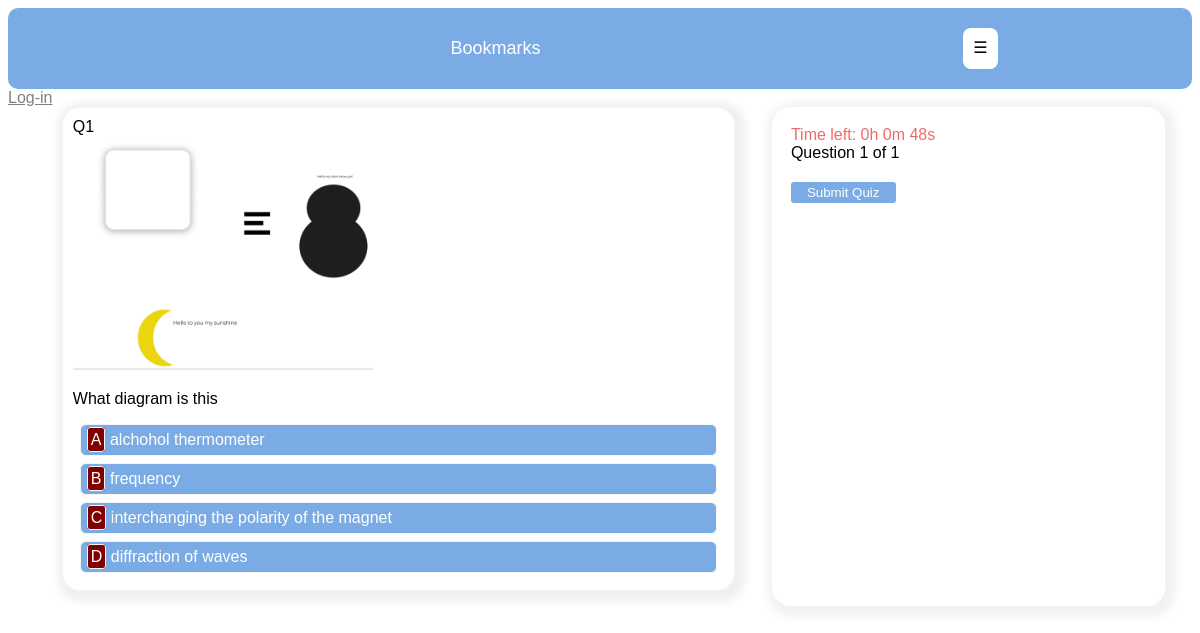
The page /account/quiz/Mathematics/ on the database its author committed.
### account/models.py (models this page shows, shortened)
class Question(models.Model):
	image = models.ImageField(upload_to='questions/', blank=True)
	course = models.ForeignKey(Subject, on_delete=models.CASCADE, related_name='questions')
	instruction = models.CharField(max_length=250, blank=True)
	question = models.TextField(max_length=300)
	optionA = models.CharField(max_length=250)
	optionB = models.CharField(max_length=250)
	optionC = models.CharField(max_length=250)
	optionD = models.CharField(max_length=250)
	options = [('A', 'A'), ('B', 'B'), ('C', 'C'), ('D', 'D')]
	answer = models.CharField(max_length=250, choices=options)

### account/views.py (the view)
# urls.py: path('quiz/<slug:subject>/', views.quiz, name='quiz'),
def quiz(request, subject):
	questions = Question.objects.filter(course__subject_name=subject).all().order_by('?')[:30]
	total = Question.objects.filter(course__subject_name=subject).all().count()
	subject = subject
	if total <= 30:
		total = total
	else:
		total = 30
	paginator = Paginator(questions, 1)
	page = request.GET.get('page')
	try:
		quiz_questions = paginator.page(page)
	except PageNotAnInteger:
		quiz_questions = paginator.page(1)
	except EmptyPage:
		quiz_questions = paginator.page(paginator.num_pages)
	return render(request, 'quiz/quiz.html',{'subject': subject, 'section': 'quiz',
								'total': total, 'quiz_questions': quiz_questions, 'page': page})

### account/templates/quiz/quiz.html (shortened to what this page needs)
{% extends 'account/base.html' %}
{% block contents %}
	<div id='questiondiv'>
		<br/>
		{% for question in quiz_questions %}
			<div class='questiondata' data-question='{{ quiz_questions.number }}'
			data-answer='{{ question.answer }}'>
				<span>Q{{ quiz_questions.number }} </span><br/>
				{% if question.image %}
					<img src='{{ question.image.url }}' class='questionImg'/>
				{% endif %}
				<p>{{ question.question | safe }}</p>
				<div id='options'>
					<section data-choice='A' data-at='{{ quiz_questions.number }}' class='answerChoice'>
						<span class='wrapped'>A</span>
						<span>{{ question.optionA }}</span>
					</section>
					<section data-choice='B' data-at='{{ quiz_questions.number }}' class='answerChoice'>
						<span class='wrapped'>B</span>
						<span>{{ question.optionB }}</span>
					</section>
					<section data-choice='C' data-at='{{ quiz_questions.number }}' class='answerChoice'>
						<span class='wrapped'>C</span>
						<span>{{ question.optionC }}</span>
					</section>
					<section data-choice='D' data-at='{{ quiz_questions.number }}' class='answerChoice'>
						<span class='wrapped'>D</span>
						<span>{{ question.optionD }}</span>
					</section>
				</div>
			</div>
		{% endfor %}
		<div id='otherData'>
			<div id='time'></div>
			{% block content %}
				{% include 'pagination.html' with page=quiz_questions %}
			{% endblock %}
			<form method='post' action='{% url "quizscore" %}' id='quizform'>
				<button id='submitquiz'>Submit Quiz</button>
			</form>
		</div>
	</div>
{% endblock %}

### account/templates/account/base.html (style rules this page uses)
body { font-family: Verdana, Geneva, Tahoma, sans-serif; }
form { justify-content: center; }
form button, #forgot { padding-left:14px; padding-right: 14px; background-color: rgb(123,171,228); color: white; border-radius: 3px; margin: auto; border: 2px solid rgb(123,171,228); justify-content: center; }

### account/templates/quiz/quiz.html (style rules this page uses)
#questiondiv { display: flex; flex-wrap: wrap; justify-content: space-evenly; }
#otherData { box-shadow: 3px 3px 8px 8px rgb(242, 242, 242); padding: 18px; background-color: white; border: 1px solid white; border-radius: 18px; margin-left: 10px; }
.questiondata { box-shadow: 3px 3px 8px 8px rgb(240, 240, 240); border-radius: 18px; border: 1px solid #f6f5f5; padding: 10px; background: white; margin-bottom: 15px; }
.wrapped { border: 1px solid #f6f5f5; padding: 3px; border-radius: 3px; background-color: maroon; }
.answerChoice { border: 1px solid #f6f5f5; padding: 6px; border-radius: 6px; margin: 7px; background-color: rgb(123,171,228); color: white; cursor: pointer; }
body { background: white; }
.questionImg { width: 300px; }
@media screen and (min-width: 800px) { #otherData { width: 30%; } }
@media screen and (min-width: 800px) { .questiondata { width: 55%; } }
#quizform button { margin: auto; margin-top: 20px; }

### rows shown on the page
Question: number "1", image (picture), question "What diagram is this", optionA "alchohol thermometer", optionB "frequency", optionC "interchanging the polarity of the magnet", optionD "diffraction of waves"

### other values the page prints
{{ page.number }} "1"
{{ page.paginator.num_pages }} "1"
